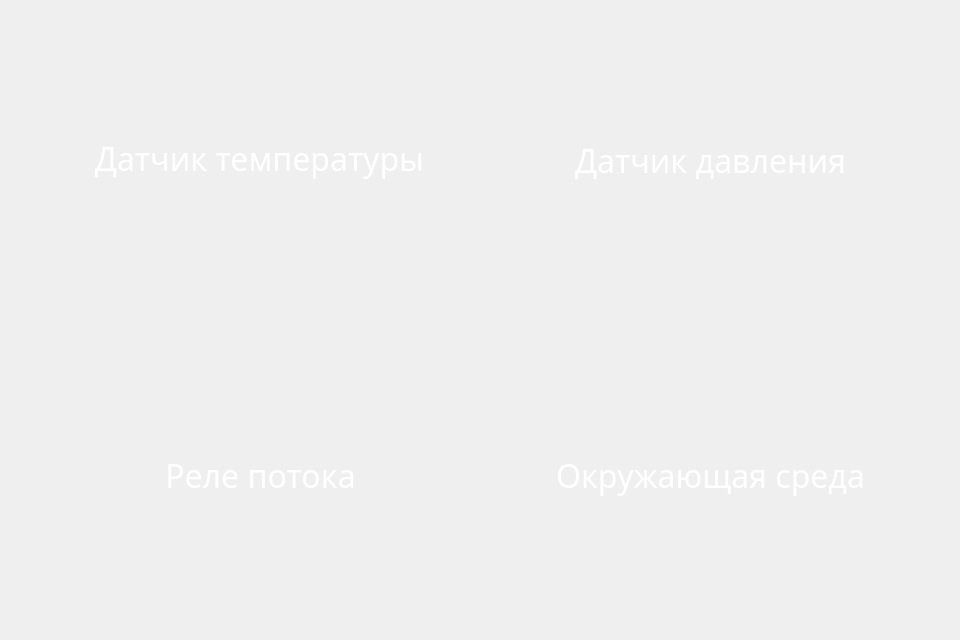
<?xml version="1.0" encoding="UTF-8"?>
<ui version="4.0">
 <class>Dialog</class>
 <widget class="QDialog" name="Dialog">
  <property name="geometry">
   <rect>
    <x>0</x>
    <y>0</y>
    <width>960</width>
    <height>640</height>
   </rect>
  </property>
  <property name="minimumSize">
   <size>
    <width>960</width>
    <height>640</height>
   </size>
  </property>
  <property name="maximumSize">
   <size>
    <width>960</width>
    <height>640</height>
   </size>
  </property>
  <property name="windowTitle">
   <string>Dialog</string>
  </property>
  <property name="styleSheet">
   <string notr="true">background:url(&quot;icons_new/Категории.jpg&quot;);
font-size:32px;
color:white;
font-family:Comfortaa;</string>
  </property>
  <widget class="QPushButton" name="temperature">
   <property name="geometry">
    <rect>
     <x>44</x>
     <y>3</y>
     <width>431</width>
     <height>311</height>
    </rect>
   </property>
   <property name="styleSheet">
    <string notr="true">
QPushButton{
background:none;
border:none;
border-radius:50px;
}
QPushButton:hover{
background:rgba(255,255,255,30);
}
QPushButton:pressed{
background:rgba(252,252,252,60);
}</string>
   </property>
   <property name="text">
    <string>Датчик температуры</string>
   </property>
  </widget>
  <widget class="QPushButton" name="pressure">
   <property name="geometry">
    <rect>
     <x>490</x>
     <y>0</y>
     <width>441</width>
     <height>321</height>
    </rect>
   </property>
   <property name="styleSheet">
    <string notr="true">
QPushButton{
background:none;
border:none;
border-radius:50px;
}
QPushButton:hover{
background:rgba(255,255,255,30);
}
QPushButton:pressed{
background:rgba(252,252,252,60);
}</string>
   </property>
   <property name="text">
    <string>Датчик давления</string>
   </property>
  </widget>
  <widget class="QPushButton" name="enviroment">
   <property name="geometry">
    <rect>
     <x>490</x>
     <y>320</y>
     <width>441</width>
     <height>311</height>
    </rect>
   </property>
   <property name="styleSheet">
    <string notr="true">
QPushButton{
background:none;
border:none;
border-radius:50px;
}
QPushButton:hover{
background:rgba(255,255,255,30);
}
QPushButton:pressed{
background:rgba(252,252,252,60);
}</string>
   </property>
   <property name="text">
    <string>Окружающая среда</string>
   </property>
  </widget>
  <widget class="QPushButton" name="rele">
   <property name="geometry">
    <rect>
     <x>40</x>
     <y>320</y>
     <width>441</width>
     <height>311</height>
    </rect>
   </property>
   <property name="styleSheet">
    <string notr="true">
QPushButton{
background:none;
border:none;
border-radius:50px;
}
QPushButton:hover{
background:rgba(255,255,255,30);
}
QPushButton:pressed{
background:rgba(252,252,252,60);
}</string>
   </property>
   <property name="text">
    <string>Реле потока</string>
   </property>
  </widget>
 </widget>
 <resources/>
 <connections/>
</ui>
